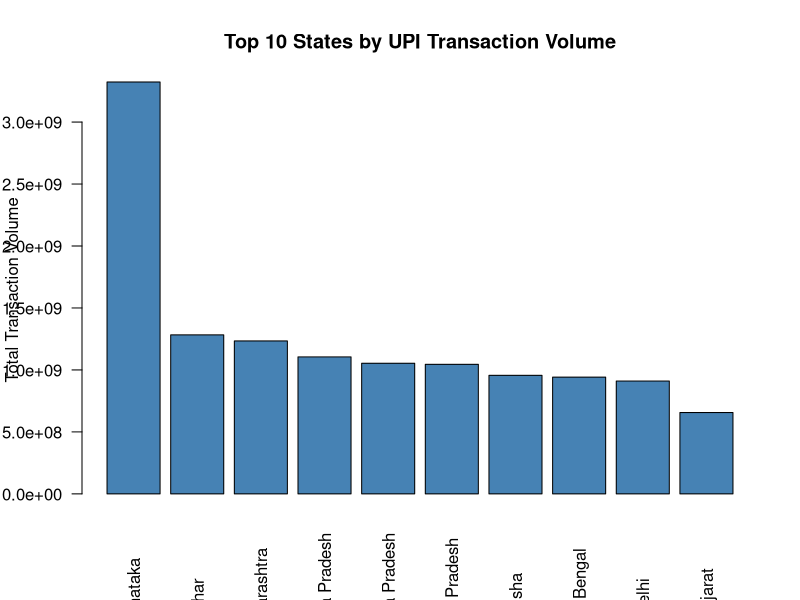
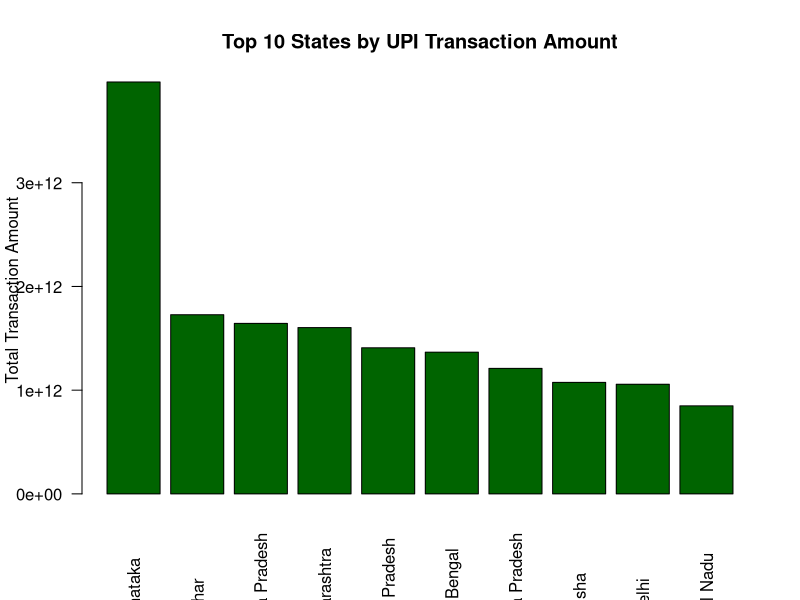

R code for these plots, in order: (Note: this script raises an error after producing the figures.)
# ==========================================
# STATE LEVEL ANALYSIS – UPI ADOPTION
# File: visuals/state_analysis.R
# ==========================================

# -------------------------------
# STEP 1: Load State Dataset
# -------------------------------

state_data <- read.csv("data/cleaned/phonepe_state_clean.csv",
                       stringsAsFactors = FALSE)

# -------------------------------
# STEP 2: Sort by Volume
# -------------------------------

state_data_volume <- state_data[order(-state_data$Total_Transaction_Volume), ]

# -------------------------------
# STEP 3: Top 10 States by Volume
# -------------------------------

top10_volume <- head(state_data_volume, 10)

png("visuals/top10_states_volume.png", width = 900, height = 600)

barplot(
  top10_volume$Total_Transaction_Volume,
  names.arg = top10_volume$State,
  las = 2,
  col = "steelblue",
  main = "Top 10 States by UPI Transaction Volume",
  ylab = "Total Transaction Volume"
)

dev.off()

# -------------------------------
# STEP 4: Sort by Amount
# -------------------------------

state_data_amount <- state_data[order(-state_data$Total_Transaction_Amount), ]

top10_amount <- head(state_data_amount, 10)

png("visuals/top10_states_amount.png", width = 900, height = 600)

barplot(
  top10_amount$Total_Transaction_Amount,
  names.arg = top10_amount$State,
  las = 2,
  col = "darkgreen",
  main = "Top 10 States by UPI Transaction Amount",
  ylab = "Total Transaction Amount"
)

dev.off()

# -------------------------------
# STEP 5: Contribution Percentage
# -------------------------------

total_volume <- sum(state_data$Total_Transaction_Volume)
state_data$Volume_Percentage <- 
  (state_data$Total_Transaction_Volume / total_volume) * 100

# Save updated dataset with percentage (optional)
write.csv(state_data,
          "data/final/state_analysis_with_percentage.csv",
          row.names = FALSE)

# -------------------------------
# STEP 6: Summary Statistics
# -------------------------------

summary(state_data$Total_Transaction_Volume)
summary(state_data$Total_Transaction_Amount)

cat("State Analysis Completed\n")
